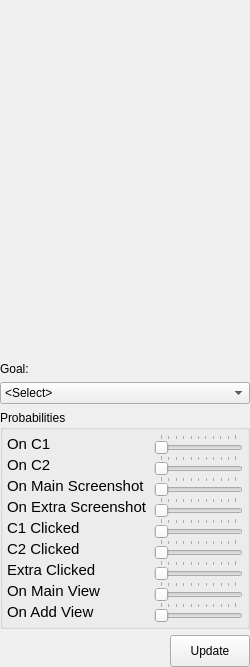
<?xml version="1.0" encoding="UTF-8"?>
<ui version="4.0">
 <class>ProbabilityWidget</class>
 <widget class="QWidget" name="ProbabilityWidget">
  <property name="geometry">
   <rect>
    <x>0</x>
    <y>0</y>
    <width>250</width>
    <height>667</height>
   </rect>
  </property>
  <property name="maximumSize">
   <size>
    <width>250</width>
    <height>16777215</height>
   </size>
  </property>
  <property name="windowTitle">
   <string>Form</string>
  </property>
  <layout class="QVBoxLayout" name="verticalLayout">
   <property name="margin">
    <number>0</number>
   </property>
   <item>
    <widget class="QStackedWidget" name="probabilityPlots">
     <property name="currentIndex">
      <number>1</number>
     </property>
     <widget class="QWidget" name="selectPlot">
      <layout class="QVBoxLayout" name="verticalLayout_2">
       <property name="margin">
        <number>0</number>
       </property>
       <item>
        <widget class="QLabel" name="probPlot">
         <property name="minimumSize">
          <size>
           <width>150</width>
           <height>150</height>
          </size>
         </property>
         <property name="maximumSize">
          <size>
           <width>250</width>
           <height>250</height>
          </size>
         </property>
         <property name="text">
          <string/>
         </property>
         <property name="scaledContents">
          <bool>true</bool>
         </property>
         <property name="buddy">
          <cstring>updateButton</cstring>
         </property>
        </widget>
       </item>
      </layout>
     </widget>
     <widget class="QWidget" name="detectPlot">
      <layout class="QVBoxLayout" name="verticalLayout_5">
       <property name="margin">
        <number>0</number>
       </property>
       <item>
        <widget class="QLabel" name="probPlot_2">
         <property name="minimumSize">
          <size>
           <width>150</width>
           <height>150</height>
          </size>
         </property>
         <property name="maximumSize">
          <size>
           <width>250</width>
           <height>250</height>
          </size>
         </property>
         <property name="text">
          <string/>
         </property>
         <property name="pixmap">
          <pixmap>:/probability/database_data/plots/prob/detect.png</pixmap>
         </property>
         <property name="scaledContents">
          <bool>true</bool>
         </property>
         <property name="buddy">
          <cstring>updateButton</cstring>
         </property>
        </widget>
       </item>
      </layout>
     </widget>
     <widget class="QWidget" name="mapPlot">
      <layout class="QVBoxLayout" name="verticalLayout_6">
       <property name="margin">
        <number>0</number>
       </property>
       <item>
        <widget class="QLabel" name="probPlot_3">
         <property name="minimumSize">
          <size>
           <width>150</width>
           <height>150</height>
          </size>
         </property>
         <property name="maximumSize">
          <size>
           <width>250</width>
           <height>250</height>
          </size>
         </property>
         <property name="text">
          <string/>
         </property>
         <property name="pixmap">
          <pixmap>:/probability/database_data/plots/prob/mapping.png</pixmap>
         </property>
         <property name="scaledContents">
          <bool>true</bool>
         </property>
         <property name="buddy">
          <cstring>updateButton</cstring>
         </property>
        </widget>
       </item>
      </layout>
     </widget>
     <widget class="QWidget" name="navigatePlot">
      <layout class="QVBoxLayout" name="verticalLayout_4">
       <property name="margin">
        <number>0</number>
       </property>
       <item>
        <widget class="QLabel" name="probPlot_4">
         <property name="minimumSize">
          <size>
           <width>150</width>
           <height>150</height>
          </size>
         </property>
         <property name="maximumSize">
          <size>
           <width>250</width>
           <height>250</height>
          </size>
         </property>
         <property name="text">
          <string/>
         </property>
         <property name="pixmap">
          <pixmap>:/probability/database_data/plots/prob/navigate.png</pixmap>
         </property>
         <property name="scaledContents">
          <bool>true</bool>
         </property>
         <property name="buddy">
          <cstring>updateButton</cstring>
         </property>
        </widget>
       </item>
      </layout>
     </widget>
     <widget class="QWidget" name="reviewPlot">
      <layout class="QVBoxLayout" name="verticalLayout_7">
       <property name="margin">
        <number>0</number>
       </property>
       <item>
        <widget class="QLabel" name="probPlot_5">
         <property name="minimumSize">
          <size>
           <width>150</width>
           <height>150</height>
          </size>
         </property>
         <property name="maximumSize">
          <size>
           <width>250</width>
           <height>250</height>
          </size>
         </property>
         <property name="text">
          <string/>
         </property>
         <property name="pixmap">
          <pixmap>:/probability/database_data/plots/prob/review.png</pixmap>
         </property>
         <property name="scaledContents">
          <bool>true</bool>
         </property>
         <property name="buddy">
          <cstring>updateButton</cstring>
         </property>
        </widget>
       </item>
      </layout>
     </widget>
     <widget class="QWidget" name="inspectPlot">
      <layout class="QVBoxLayout" name="verticalLayout_8">
       <property name="margin">
        <number>0</number>
       </property>
       <item>
        <widget class="QLabel" name="probPlot_6">
         <property name="minimumSize">
          <size>
           <width>150</width>
           <height>150</height>
          </size>
         </property>
         <property name="maximumSize">
          <size>
           <width>250</width>
           <height>250</height>
          </size>
         </property>
         <property name="text">
          <string/>
         </property>
         <property name="pixmap">
          <pixmap>:/probability/database_data/plots/prob/inspect.png</pixmap>
         </property>
         <property name="scaledContents">
          <bool>true</bool>
         </property>
         <property name="buddy">
          <cstring>updateButton</cstring>
         </property>
        </widget>
       </item>
      </layout>
     </widget>
     <widget class="QWidget" name="explorePlot">
      <layout class="QVBoxLayout" name="verticalLayout_9">
       <property name="margin">
        <number>0</number>
       </property>
       <item>
        <widget class="QLabel" name="probPlot_7">
         <property name="minimumSize">
          <size>
           <width>150</width>
           <height>150</height>
          </size>
         </property>
         <property name="maximumSize">
          <size>
           <width>250</width>
           <height>250</height>
          </size>
         </property>
         <property name="text">
          <string/>
         </property>
         <property name="pixmap">
          <pixmap>:/probability/database_data/plots/prob/explore.png</pixmap>
         </property>
         <property name="scaledContents">
          <bool>true</bool>
         </property>
         <property name="buddy">
          <cstring>updateButton</cstring>
         </property>
        </widget>
       </item>
      </layout>
     </widget>
    </widget>
   </item>
   <item>
    <widget class="QLabel" name="goalLabel">
     <property name="text">
      <string>Goal:</string>
     </property>
     <property name="buddy">
      <cstring>goalList</cstring>
     </property>
    </widget>
   </item>
   <item>
    <widget class="QComboBox" name="goalList">
     <item>
      <property name="text">
       <string>&lt;Select&gt;</string>
      </property>
     </item>
     <item>
      <property name="text">
       <string>Detect</string>
      </property>
     </item>
     <item>
      <property name="text">
       <string>Map</string>
      </property>
     </item>
     <item>
      <property name="text">
       <string>Navigate</string>
      </property>
     </item>
     <item>
      <property name="text">
       <string>Review status</string>
      </property>
     </item>
     <item>
      <property name="text">
       <string>Inspect current site</string>
      </property>
     </item>
     <item>
      <property name="text">
       <string>Explore</string>
      </property>
     </item>
    </widget>
   </item>
   <item>
    <widget class="QGroupBox" name="groupBox_2">
     <property name="title">
      <string>Probabilities</string>
     </property>
     <layout class="QGridLayout" name="gridLayout_2">
      <property name="verticalSpacing">
       <number>1</number>
      </property>
      <property name="margin">
       <number>4</number>
      </property>
      <item row="7" column="0">
       <widget class="QLabel" name="label_17">
        <property name="font">
         <font>
          <pointsize>11</pointsize>
         </font>
        </property>
        <property name="text">
         <string>On Main View</string>
        </property>
        <property name="wordWrap">
         <bool>true</bool>
        </property>
       </widget>
      </item>
      <item row="2" column="0">
       <widget class="QLabel" name="label_12">
        <property name="font">
         <font>
          <pointsize>11</pointsize>
         </font>
        </property>
        <property name="text">
         <string>On Main Screenshot</string>
        </property>
        <property name="wordWrap">
         <bool>true</bool>
        </property>
       </widget>
      </item>
      <item row="5" column="0">
       <widget class="QLabel" name="label_15">
        <property name="font">
         <font>
          <pointsize>11</pointsize>
         </font>
        </property>
        <property name="text">
         <string>C2 Clicked</string>
        </property>
        <property name="wordWrap">
         <bool>true</bool>
        </property>
       </widget>
      </item>
      <item row="6" column="0">
       <widget class="QLabel" name="label_16">
        <property name="font">
         <font>
          <pointsize>11</pointsize>
         </font>
        </property>
        <property name="text">
         <string>Extra Clicked</string>
        </property>
        <property name="wordWrap">
         <bool>true</bool>
        </property>
       </widget>
      </item>
      <item row="2" column="1">
       <widget class="QSlider" name="horizontalSlider_12">
        <property name="orientation">
         <enum>Qt::Horizontal</enum>
        </property>
        <property name="tickPosition">
         <enum>QSlider::TicksAbove</enum>
        </property>
        <property name="tickInterval">
         <number>10</number>
        </property>
       </widget>
      </item>
      <item row="4" column="1">
       <widget class="QSlider" name="horizontalSlider_14">
        <property name="orientation">
         <enum>Qt::Horizontal</enum>
        </property>
        <property name="tickPosition">
         <enum>QSlider::TicksAbove</enum>
        </property>
        <property name="tickInterval">
         <number>10</number>
        </property>
       </widget>
      </item>
      <item row="1" column="0">
       <widget class="QLabel" name="label_11">
        <property name="font">
         <font>
          <pointsize>11</pointsize>
         </font>
        </property>
        <property name="text">
         <string>On C2</string>
        </property>
        <property name="wordWrap">
         <bool>true</bool>
        </property>
       </widget>
      </item>
      <item row="4" column="0">
       <widget class="QLabel" name="label_14">
        <property name="font">
         <font>
          <pointsize>11</pointsize>
         </font>
        </property>
        <property name="text">
         <string>C1 Clicked</string>
        </property>
        <property name="wordWrap">
         <bool>true</bool>
        </property>
       </widget>
      </item>
      <item row="0" column="0">
       <widget class="QLabel" name="label_10">
        <property name="font">
         <font>
          <pointsize>11</pointsize>
         </font>
        </property>
        <property name="text">
         <string>On C1</string>
        </property>
        <property name="wordWrap">
         <bool>true</bool>
        </property>
       </widget>
      </item>
      <item row="8" column="1">
       <widget class="QSlider" name="horizontalSlider_18">
        <property name="orientation">
         <enum>Qt::Horizontal</enum>
        </property>
        <property name="tickPosition">
         <enum>QSlider::TicksAbove</enum>
        </property>
        <property name="tickInterval">
         <number>10</number>
        </property>
       </widget>
      </item>
      <item row="7" column="1">
       <widget class="QSlider" name="horizontalSlider_17">
        <property name="orientation">
         <enum>Qt::Horizontal</enum>
        </property>
        <property name="tickPosition">
         <enum>QSlider::TicksAbove</enum>
        </property>
        <property name="tickInterval">
         <number>10</number>
        </property>
       </widget>
      </item>
      <item row="6" column="1">
       <widget class="QSlider" name="horizontalSlider_16">
        <property name="orientation">
         <enum>Qt::Horizontal</enum>
        </property>
        <property name="tickPosition">
         <enum>QSlider::TicksAbove</enum>
        </property>
        <property name="tickInterval">
         <number>10</number>
        </property>
       </widget>
      </item>
      <item row="8" column="0">
       <widget class="QLabel" name="label_18">
        <property name="font">
         <font>
          <pointsize>11</pointsize>
         </font>
        </property>
        <property name="text">
         <string>On Add View</string>
        </property>
        <property name="wordWrap">
         <bool>true</bool>
        </property>
       </widget>
      </item>
      <item row="3" column="0">
       <widget class="QLabel" name="label_13">
        <property name="font">
         <font>
          <pointsize>11</pointsize>
         </font>
        </property>
        <property name="text">
         <string>On Extra Screenshot</string>
        </property>
        <property name="wordWrap">
         <bool>true</bool>
        </property>
       </widget>
      </item>
      <item row="5" column="1">
       <widget class="QSlider" name="horizontalSlider_15">
        <property name="orientation">
         <enum>Qt::Horizontal</enum>
        </property>
        <property name="tickPosition">
         <enum>QSlider::TicksAbove</enum>
        </property>
        <property name="tickInterval">
         <number>10</number>
        </property>
       </widget>
      </item>
      <item row="0" column="1">
       <widget class="QSlider" name="horizontalSlider_10">
        <property name="font">
         <font>
          <pointsize>10</pointsize>
         </font>
        </property>
        <property name="maximum">
         <number>100</number>
        </property>
        <property name="singleStep">
         <number>1</number>
        </property>
        <property name="orientation">
         <enum>Qt::Horizontal</enum>
        </property>
        <property name="tickPosition">
         <enum>QSlider::TicksAbove</enum>
        </property>
        <property name="tickInterval">
         <number>10</number>
        </property>
       </widget>
      </item>
      <item row="1" column="1">
       <widget class="QSlider" name="horizontalSlider_11">
        <property name="orientation">
         <enum>Qt::Horizontal</enum>
        </property>
        <property name="tickPosition">
         <enum>QSlider::TicksAbove</enum>
        </property>
        <property name="tickInterval">
         <number>10</number>
        </property>
       </widget>
      </item>
      <item row="3" column="1">
       <widget class="QSlider" name="horizontalSlider_13">
        <property name="orientation">
         <enum>Qt::Horizontal</enum>
        </property>
        <property name="tickPosition">
         <enum>QSlider::TicksAbove</enum>
        </property>
        <property name="tickInterval">
         <number>10</number>
        </property>
       </widget>
      </item>
     </layout>
    </widget>
   </item>
   <item>
    <layout class="QHBoxLayout" name="updateLayout">
     <property name="spacing">
      <number>0</number>
     </property>
     <property name="sizeConstraint">
      <enum>QLayout::SetDefaultConstraint</enum>
     </property>
     <item>
      <spacer name="horizontalSpacer">
       <property name="orientation">
        <enum>Qt::Horizontal</enum>
       </property>
       <property name="sizeType">
        <enum>QSizePolicy::MinimumExpanding</enum>
       </property>
       <property name="sizeHint" stdset="0">
        <size>
         <width>40</width>
         <height>10</height>
        </size>
       </property>
      </spacer>
     </item>
     <item>
      <widget class="QPushButton" name="updateButton">
       <property name="minimumSize">
        <size>
         <width>0</width>
         <height>32</height>
        </size>
       </property>
       <property name="text">
        <string>Update</string>
       </property>
      </widget>
     </item>
    </layout>
   </item>
  </layout>
 </widget>
 <resources/>
 <connections>
  <connection>
   <sender>goalList</sender>
   <signal>activated(int)</signal>
   <receiver>probabilityPlots</receiver>
   <slot>setCurrentIndex(int)</slot>
   <hints>
    <hint type="sourcelabel">
     <x>190</x>
     <y>293</y>
    </hint>
    <hint type="destinationlabel">
     <x>194</x>
     <y>238</y>
    </hint>
   </hints>
  </connection>
 </connections>
</ui>
